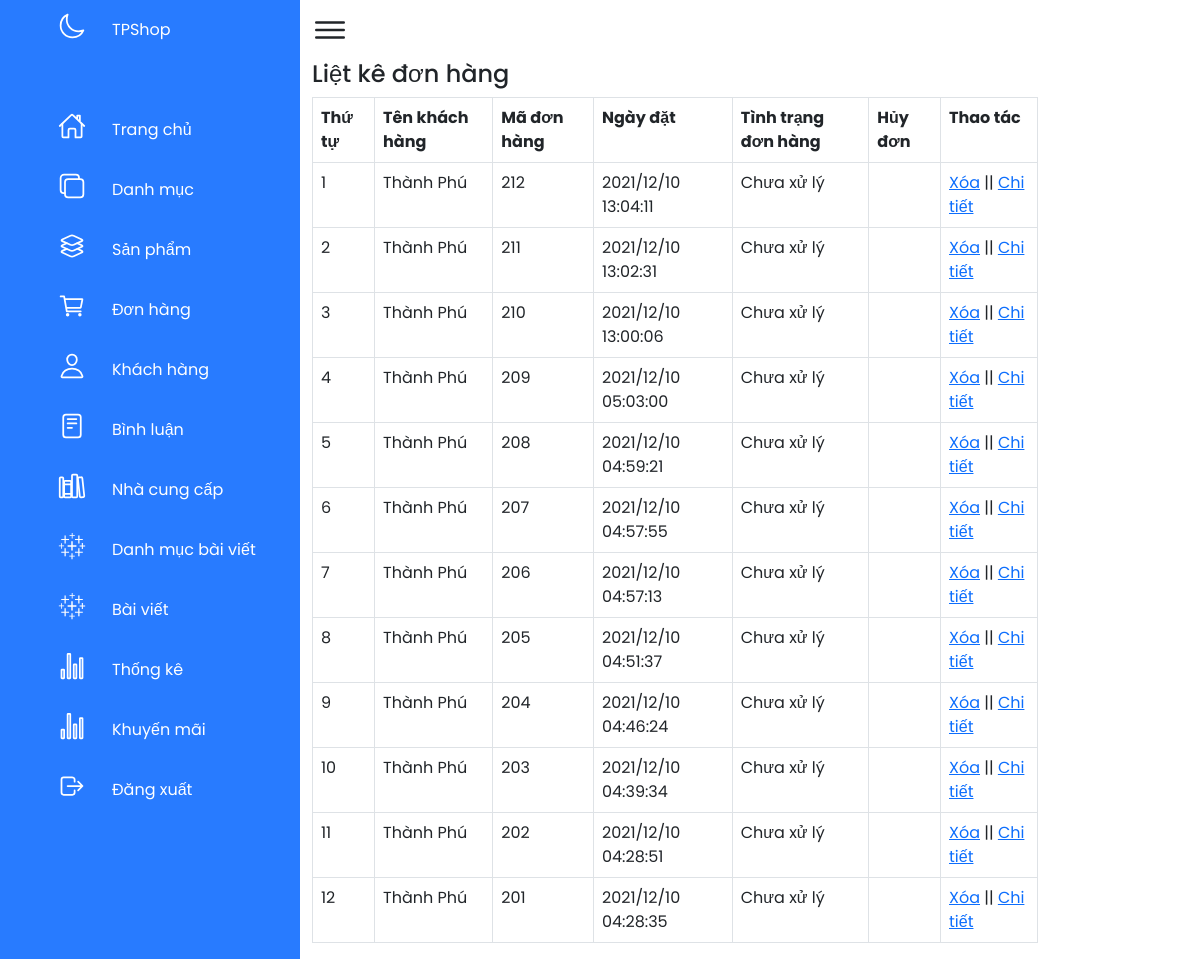
Page /admin/xulydonhang.php on the committed database.
### tables this page shows
CREATE TABLE `sanpham` (
  `sanpham_id` int(11) NOT NULL,
  `category_id` int(11) NOT NULL,
  `sanpham_name` varchar(255) NOT NULL,
  `sanpham_chitiet` text NOT NULL,
  `sanpham_mota` text NOT NULL,
  `sanpham_gia` float NOT NULL,
  `sanpham_giakhuyenmai` float NOT NULL,
  `sanpham_active` int(11) NOT NULL COMMENT '0: sản phẩm đang bán\r\n1: sản phẩm ngừng bán hoặc hết hàng',
  `sanpham_hot` int(11) NOT NULL COMMENT '0:sản phẩm bình thường\r\n1:sản phẩm hot',
  `sanpham_soluong` int(11) NOT NULL,
  `sanpham_img` varchar(50) NOT NULL,
  `nhacungcap_id` int(11) NOT NULL
);

CREATE TABLE `khachhang` (
  `khachhang_id` int(11) NOT NULL,
  `name` varchar(100) NOT NULL,
  `phone` varchar(50) NOT NULL,
  `address` varchar(255) NOT NULL,
  `email` varchar(150) NOT NULL,
  `password` varchar(50) NOT NULL,
  `khachhang_img` varchar(50) NOT NULL
);

CREATE TABLE `chitiet_donhang` (
  `id_chitietdonhang` int(11) NOT NULL,
  `donhang_id` int(11) NOT NULL,
  `sanpham_id` int(11) NOT NULL,
  `soluong` int(11) NOT NULL
);

CREATE TABLE `donhang` (
  `donhang_id` int(11) NOT NULL,
  `khachhang_id` int(11) NOT NULL,
  `ngaythang` varchar(50) NOT NULL,
  `tinhtrang` int(11) NOT NULL COMMENT '0: chưa xử lý \r\n1: đã xử lý\r\n2: Đang giao hàng\r\n3: Giao hàng thành công',
  `huydon` int(11) NOT NULL DEFAULT 0 COMMENT '0: đơn hàng bình thường\r\n1: đơn hàng đang yêu cầu hủy\r\n2: đơn hàng đã hủy',
  `makhuyenmai` varchar(50) NOT NULL,
  `tongtien` float NOT NULL,
  `tongthanhtoan` float NOT NULL
);

### admin/xulydonhang.php (the view, shortened to what this page needs)
<?php
include('../db/conn.php');
?>
<!DOCTYPE html>
<html lang="en">
<head>
    <link rel="stylesheet" href="../css/style_admin.css">
    <link href="https://cdn.jsdelivr.net/npm/bootstrap@5.1.3/dist/css/bootstrap.min.css" rel="stylesheet">
</head>
<body>
    <div class="container1">
        <?php
        include('menu.php');
        ?>
        <div class="main">
            <div class="toggle">
                <ion-icon name="menu-outline"></ion-icon>
            </div>
            <div class="container">
                <div class="row">
                    <div class="col-md-10">
                        <h4>Liệt kê đơn hàng</h4>
                        <?php
                        $sql_select = mysqli_query($con, "SELECT * FROM sanpham,khachhang,donhang,chitiet_donhang
                                where chitiet_donhang.sanpham_id=sanpham.sanpham_id
                                    AND donhang.khachhang_id=khachhang.khachhang_id
                                        AND donhang.donhang_id=chitiet_donhang.donhang_id
                                            GROUP BY  chitiet_donhang.donhang_id order by donhang.donhang_id DESC");
                        ?>
                        <table class="table  table-bordered ">
                            <tr>
                                <th>Thứ tự</th>
                                <th>Tên khách hàng</th>
                                <th>Mã đơn hàng</th>
                                <th>Ngày đặt</th>
                                <th>Tình trạng đơn hàng</th>
                                <th>Hủy đơn</th>
                                <th>Thao tác</th>
                            </tr>
                            <?php
                            $i = 0;
                            while ($row_donhang = mysqli_fetch_array($sql_select)) {
                                $i++;
                            ?>
                                <tr>
                                    <td><?= $i ?></td>
                                    <td><?= $row_donhang['name'] ?></td>
                                    <td><?= $row_donhang['donhang_id'] ?></td>
                                    <td><?= $row_donhang['ngaythang'] ?></td>
                                    <td><?php
                                        if ($row_donhang['tinhtrang'] == 0) {
                                            echo 'Chưa xử lý';
                                        } elseif ($row_donhang['tinhtrang'] == 1) {
                                            echo 'Đã xử lý';
                                        } elseif ($row_donhang['tinhtrang'] == 2) {
                                            echo 'Đang giao hàng';
                                        } else {
                                            echo 'Giao hàng thành công';
                                        }
                                        ?></td>
                                    <td>
                                    </td>
                                    <td><a href="?xoadonhang=<?php echo $row_donhang['donhang_id'] ?>" onclick="return confirm('bạn có chắc muốn xóa đơn hàng này không')">Xóa</a>
                                        || <a href="?quanly=xemdonhang&mahang=<?php echo $row_donhang['donhang_id'] ?>">Chi tiết</a>
                                    </td>
                                </tr>
                            <?php
                            }
                            ?>
                        </table>
                    </div>
                </div>
            </div>
        </div>
    </div>
</body>
</html>

### css/style_admin.css (style rules this page uses)
* { margin: 0; padding: 0; box-sizing: border-box; font-family: 'Poppins', sans-serif; }
:root { --blue: #287bff; --white: #fff; --grey: #f5f5f5; --black1: #222; --black2: #999; }
body { min-width: 100vh; overflow-x: hidden; }
.container1 { position: relative; width: 100%; }
.main { position: absolute; width: calc(100% - 300px); left: 300px; min-height: 100vh; background:var(--white); transition: 0.5s; }
.toggle { position: relative; width: 60px; height: 60px; display: flex; justify-content: center; align-items: center; font-size: 2.5em; cursor: pointer; }

### rows in the picture
sanpham: khachhang.name "Thành Phú", chitiet_donhang.donhang_id "212", donhang.ngaythang "2021/12/10 13:04:11", chitiet_donhang.donhang_id "211", donhang.ngaythang "2021/12/10 13:02:31", chitiet_donhang.donhang_id "209", donhang.ngaythang "2021/12/10 05:03:00", chitiet_donhang.donhang_id "202", donhang.ngaythang "2021/12/10 04:28:51", chitiet_donhang.donhang_id "201", donhang.ngaythang "2021/12/10 04:28:35"
sanpham: khachhang.name "Thành Phú", chitiet_donhang.donhang_id "210", donhang.ngaythang "2021/12/10 13:00:06", chitiet_donhang.donhang_id "205", donhang.ngaythang "2021/12/10 04:51:37"
sanpham: khachhang.name "Thành Phú", chitiet_donhang.donhang_id "208", donhang.ngaythang "2021/12/10 04:59:21", chitiet_donhang.donhang_id "207", donhang.ngaythang "2021/12/10 04:57:55", chitiet_donhang.donhang_id "206", donhang.ngaythang "2021/12/10 04:57:13", chitiet_donhang.donhang_id "204", donhang.ngaythang "2021/12/10 04:46:24", chitiet_donhang.donhang_id "203", donhang.ngaythang "2021/12/10 04:39:34"
